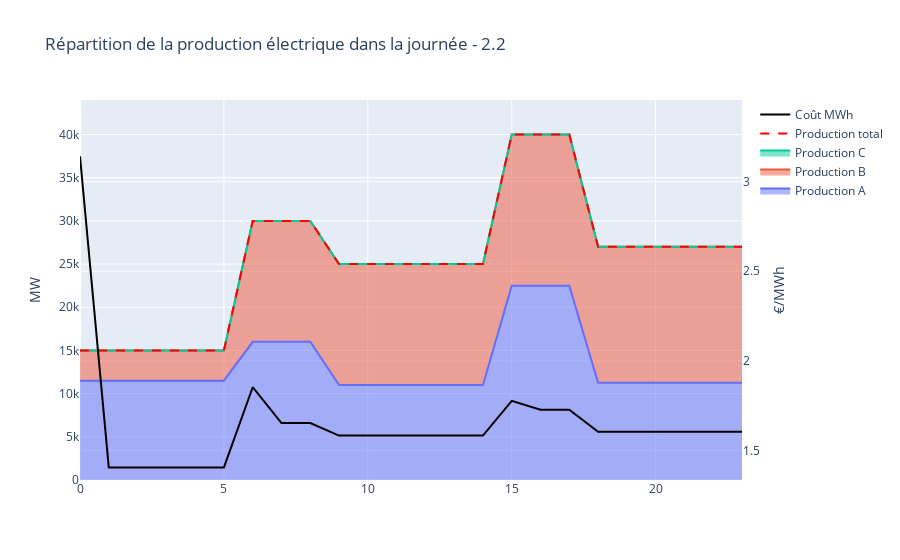

The notebook cell saved with this chart:
### Code cell
from utils_viz import df_results22
df = df_results22(dict_N=dict_N,dict_P=dict_P,dict_Nstart=dict_Nstart,dict_XX=dict_Thermique,consommation=consommation)
fig = Results_viz(df,dict_Thermique)
A = "2.2"
fig.update_layout(
    title = f"Répartition de la production électrique dans la journée - {A}"
)
fig.show()
fig.write_html(f"HTML/Répartition de la production électrique dans la journée - {A}.html")

### Figure 1 — Plotly figure (JSON) as saved in the notebook; plotly's stock layout.template omitted (floating-point values rounded to 4 significant figures)
{"data": [{"name": "Production A", "stackgroup": "one", "type": "scatter", "x": [0, 1, 2, 3, 4, 5, 6, 7, 8, 9, 10, 11, 12, 13, 14, 15, 16, 17, 18, 19, 20, 21, 22, 23], "y": [11500, 11500, 11500, 11500, 11500, 11500, 16000, 16000, 16000, 11000, 11000, 11000, 11000, 11000, 11000, 22500, 22500, 22500, 11250, 11250, 11250, 11250, 11250, 11250]}, {"name": "Production B", "stackgroup": "one", "type": "scatter", "x": [0, 1, 2, 3, 4, 5, 6, 7, 8, 9, 10, 11, 12, 13, 14, 15, 16, 17, 18, 19, 20, 21, 22, 23], "y": [3500, 3500, 3500, 3500, 3500, 3500, 14000, 14000, 14000, 14000, 14000, 14000, 14000, 14000, 14000, 17500, 17500, 17500, 15750, 15750, 15750, 15750, 15750, 15750]}, {"name": "Production C", "stackgroup": "one", "type": "scatter", "x": [0, 1, 2, 3, 4, 5, 6, 7, 8, 9, 10, 11, 12, 13, 14, 15, 16, 17, 18, 19, 20, 21, 22, 23], "y": [0, 0, 0, 0, 0, 0, 0, 0, 0, 0, 0, 0, 0, 0, 0, 0, 0, 0, 0, 0, 0, 0, 0, 0]}, {"line": {"color": "red", "dash": "dash"}, "name": "Production total", "type": "scatter", "x": [0, 1, 2, 3, 4, 5, 6, 7, 8, 9, 10, 11, 12, 13, 14, 15, 16, 17, 18, 19, 20, 21, 22, 23], "y": [15000, 15000, 15000, 15000, 15000, 15000, 30000, 30000, 30000, 25000, 25000, 25000, 25000, 25000, 25000, 40000, 40000, 40000, 27000, 27000, 27000, 27000, 27000, 27000]}, {"line": {"color": "black"}, "name": "Coût MWh", "type": "scatter", "x": [0, 1, 2, 3, 4, 5, 6, 7, 8, 9, 10, 11, 12, 13, 14, 15, 16, 17, 18, 19, 20, 21, 22, 23], "y": [3.14, 1.407, 1.407, 1.407, 1.407, 1.407, 1.853, 1.653, 1.653, 1.584, 1.584, 1.584, 1.584, 1.584, 1.584, 1.778, 1.728, 1.728, 1.606, 1.606, 1.606, 1.606, 1.606, 1.606], "yaxis": "y2"}], "layout": {"hovermode": "x", "title": {"text": "Répartition de la production électrique dans la journée - 2.2"}, "yaxis": {"range": [0, 44000], "title": {"text": "MW"}}, "yaxis2": {"anchor": "free", "overlaying": "y", "position": 1, "range": [1.336, 3.454], "side": "right", "title": {"text": "€/MWh"}}}}
